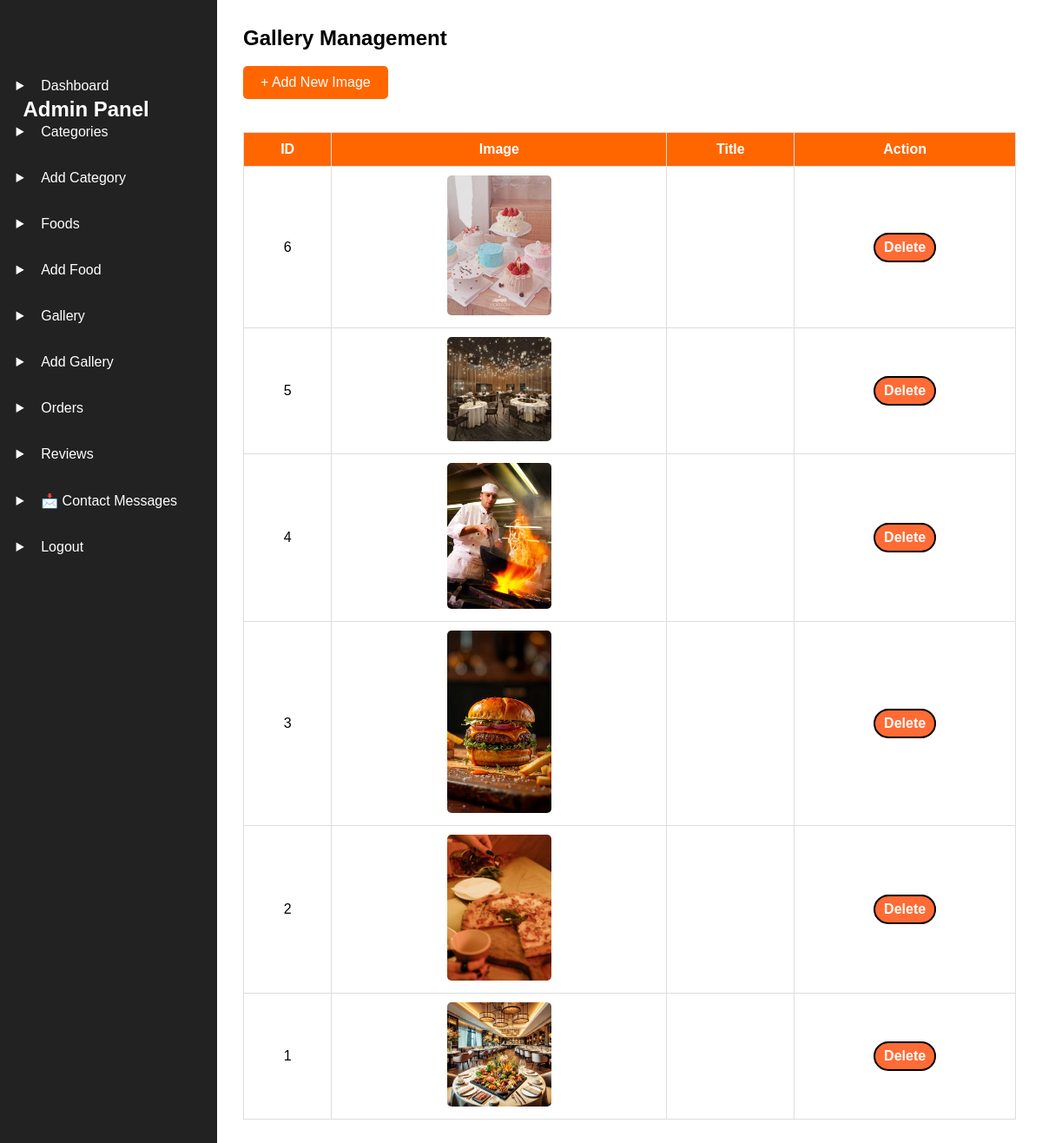
Screenshot of /admin/gallery (signed in) with the database file from the repository.
### models.py (models this page shows)
class Gallery(db.Model):
    __tablename__ = "gallery"
    id = db.Column(db.Integer, primary_key=True)
    image = db.Column(db.String(200), nullable=False)
    title = db.Column(db.String(100))
    created_at = db.Column(
        db.DateTime,
        server_default=db.func.now()
    )

### app.py (the view)
@app.route("/admin/gallery")
@admin_required
def gallery_list():
    galleries = Gallery.query.order_by(
        Gallery.created_at.desc()
    ).all()
    return render_template(
        "admin/gallery.html",
        galleries=galleries
    )

### app.py (called while the page is built)
@login_manager.user_loader
def load_user(user_id):
    return db.session.get(User, int(user_id))

@app.context_processor
def cart_count():
    cart = session.get("cart", {})
    total_items = sum(cart.values())
    return dict(cart_count=total_items)

### utils.py (called while the page is built)
def admin_required(func):
    @wraps(func)
    def wrapper(*args, **kwargs):
        if not current_user.is_authenticated:
            flash("Please login first.", "danger")
            return redirect(url_for("login"))
        if current_user.role != "admin":
            flash("Access denied!", "danger")
            return redirect(url_for("home"))
        return func(*args, **kwargs)
    return wrapper

### templates/admin/gallery.html
{% extends "admin/admin_base.html" %}
{% block content %}
<h2>Gallery Management</h2>
<br>
<a href="{{ url_for('add_gallery') }}" class="btn">
    + Add New Image
</a>
<br><br>
<table border="1" cellpadding="10" width="100%">
    <tr>
        <th>ID</th>
        <th>Image</th>
        <th>Title</th>
        <th>Action</th>
    </tr>
    {% for image in galleries %}
    <tr>
        <td>{{ image.id }}</td>
        <td>
            <img src="{{ url_for('static', filename='uploads/gallery/' + image.image) }}"
                 width="120">
        </td>
        <td>{{ image.title }}</td>
        <td>
            <a  class="btn2"  href="{{ url_for('delete_gallery', id=image.id) }}"
               onclick="return confirm('Delete this image?')">
                Delete
            </a>
        </td>
    </tr>
    {% endfor %}
</table>
{% endblock %}

### static/css/admin.css (style rules this page uses)
* { margin:0; padding:0; box-sizing:border-box; font-family:Arial, sans-serif; }
body { background:#f4f4f4; }
table { width:100%; border-collapse:collapse; margin-top:20px; }
table th, table td { border:1px solid #ddd; padding:10px; text-align:center; }
table th { background:#ff6600; color:white; }
.btn { display:inline-block; background:#ff6600; color:white; padding:10px 20px; text-decoration:none; border:none; border-radius:5px; cursor:pointer; }
.btn2 { display: inline-block; background: #ff6b35; color: #fff; padding: 6px 10px; border: 2px solid black; border-radius: 30px; text-decoration: none; font-weight: bold; text-align: center; transition: .3s; }
img { border-radius:5px; }

### rows the page displays
Gallery: id "6", image (picture)
Gallery: id "5", image (picture)
Gallery: id "4", image (picture)
Gallery: id "3", image (picture)
Gallery: id "2", image (picture)
Gallery: id "1", image (picture)
